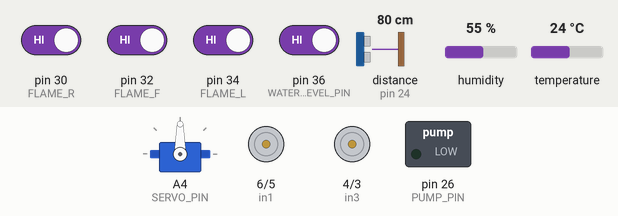
Bench run of a sketch on a simulated Arduino Mega 2560, built with avr-gcc and run on an emulated ATmega2560. On the bench: servo, motor-driver pin pairs drawn as motors (green arrow = first pin HIGH = forward, orange = second pin HIGH = backward, longer = more drive, scaled by the enable pin), switched loads named in the sketch (green lamp = pin HIGH). Wiring (inferred from the names in the program): ultrasonic range finder: trigger pin 25; echo pin 24. Inputs (shaded band) come from the test bench; at power-on: pin 30 (FLAME_R), pin 32 (FLAME_F), pin 34 (FLAME_L), pin 36 (WATER_LEVEL_PIN) HIGH, distance to the obstacle (sensor on pin 24) 80 cm, humidity 55 %, temperature 24 °C. The echo pulse lasts 58.3 µs per cm; pins used as bus, display or sensor lines are not drawn; what the sketch prints to the serial monitor is not drawn.

Above: at 5.0 s.
5.1 s: pin 30 (FLAME_R) driven LOW
At 7.1 s:
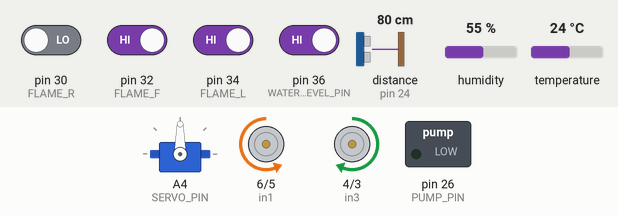
8.7 s: pin 36 (WATER_LEVEL_PIN) driven LOW
At 9.54 s:
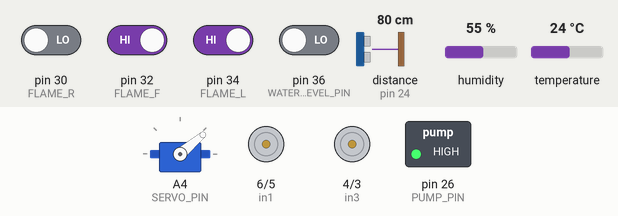
12.2 s: pin 30 (FLAME_R) driven HIGH
At 13.04 s:
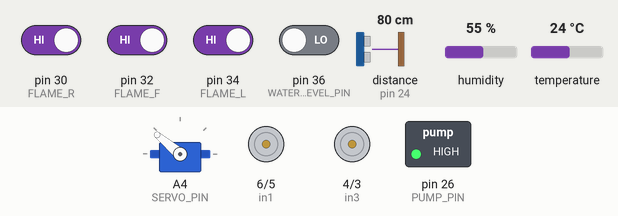
15.7 s: pin 32 (FLAME_F) driven LOW
At 16.7 s:
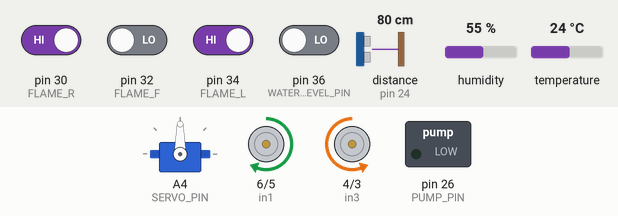
19.2 s: distance to the obstacle (sensor on pin 24) set to 18 cm
22.7 s: distance to the obstacle (sensor on pin 24) set to 15 cm
At 24.48 s:
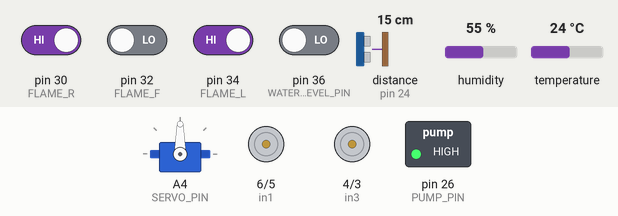
Timing chart, 0 to 27.2 s (numbered marks = the images above; inputs shaded):
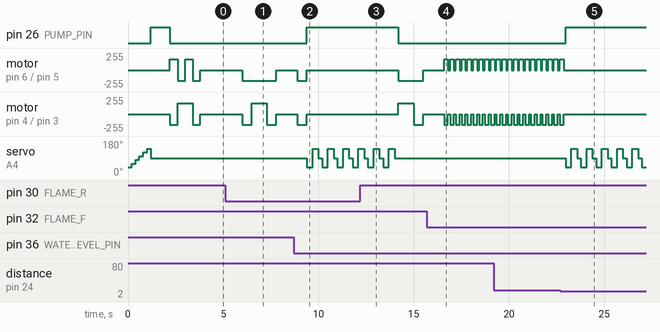

Measured:
- the behaviour switches between 17 and 16 cm on distance to the obstacle (sensor on pin 24) (found by bisection; images 4 and 5)
- after the input at 5.1 s, motor on pin 6 (in1) / pin 5 (in2): stopped → backward 160/255 after 0.89 s, → stopped 1.8 s later; motor on pin 4 (in3) / pin 3 (in4): stopped → backward 160/255 after 0.89 s, → forward 160/255 0.50 s later, → backward 160/255 0.80 s later, → stopped 0.50 s later
- after the input at 8.7 s, pin 26 (PUMP_PIN): LOW → HIGH after 0.69 s; servo on A4 (SERVO_PIN): 90° → 40° after 0.69 s, then repeats every 0.80 s: 140° 0.30 s, 90° 0.20 s, 40° 0.30 s
- after the input at 12.2 s, pin 26 (PUMP_PIN): HIGH → LOW after 2.0 s; motor on pin 6 (in1) / pin 5 (in2): stopped → backward 160/255 after 2.0 s, → stopped 1.3 s later
- after the input at 15.7 s, motor on pin 6 (in1) / pin 5 (in2): alternates forward 160/255 for 0.20 s and stopped for 0.11 s, starting after 0.90 s; motor on pin 4 (in3) / pin 3 (in4): alternates backward 160/255 for 0.20 s and stopped for 0.11 s, starting after 0.90 s
- after the input at 22.7 s, pin 26 (PUMP_PIN): LOW → HIGH after 0.29 s; motor on pin 6 (in1) / pin 5 (in2), motor on pin 4 (in3) / pin 3 (in4): goes on until 22.9 s, then stays stopped; servo on A4 (SERVO_PIN): 90° → 40° after 0.29 s, then repeats every 0.80 s: 140° 0.30 s, 90° 0.20 s, 40° 0.30 s

The sketch:

Final_Code_Arduino.ino
```cpp
#include <Servo.h>
#include <DHT.h>

// ================= PIN DEFINITIONS =================
// Flame Sensors
#define FLAME_R 30
#define FLAME_F 32
#define FLAME_L 34

// Motors - L298N
#define enA 10
#define enB 9
#define in1 6
#define in2 5
#define in3 4
#define in4 3

// Water Pump
#define PUMP_PIN 26

// Servo
#define SERVO_PIN A4
#define SERVO_CENTER 90

// Water Level
#define WATER_LEVEL_PIN 36

// Ultrasonic
#define TRIG_PIN 25
#define ECHO_PIN 24
#define SAFE_DISTANCE 15

// DHT Sensor
#define DHTPIN 28
#define DHTTYPE DHT11

// Motor Speed & Timing
#define MOTOR_SPEED 160

// ================ GLOBAL OBJECTS ===================
DHT dht(DHTPIN, DHTTYPE);
Servo fireServo;

float temperature = 0.0;
float humidity = 0.0;

// ================= SETUP ===========================
void setup() {
  Serial.begin(9600);
  Serial1.begin(115200);

  dht.begin();
  fireServo.attach(SERVO_PIN);
  fireServo.write(SERVO_CENTER);

  pinMode(in1, OUTPUT); pinMode(in2, OUTPUT);
  pinMode(in3, OUTPUT); pinMode(in4, OUTPUT);
  pinMode(enA, OUTPUT); pinMode(enB, OUTPUT);

  pinMode(FLAME_R, INPUT_PULLUP);
  pinMode(FLAME_F, INPUT_PULLUP);
  pinMode(FLAME_L, INPUT_PULLUP);

  pinMode(PUMP_PIN, OUTPUT);
  pinMode(WATER_LEVEL_PIN, INPUT_PULLUP);

  pinMode(TRIG_PIN, OUTPUT);
  pinMode(ECHO_PIN, INPUT);

  testActuators();
  Serial.println("✅ Fire Robot READY");
}

// ================= MOVEMENT ========================
void forward() {
  digitalWrite(in1, HIGH); digitalWrite(in2, LOW);
  digitalWrite(in3, LOW);  digitalWrite(in4, HIGH);
  analogWrite(enA, MOTOR_SPEED);
  analogWrite(enB, MOTOR_SPEED);
}

void backward() {
  digitalWrite(in1, LOW); digitalWrite(in2, HIGH);
  digitalWrite(in3, HIGH); digitalWrite(in4, LOW);
  analogWrite(enA, MOTOR_SPEED);
  analogWrite(enB, MOTOR_SPEED);
}

void turnRight() {
  digitalWrite(in1, LOW);  digitalWrite(in2, HIGH);
  digitalWrite(in3, LOW);  digitalWrite(in4, HIGH);
  analogWrite(enA, MOTOR_SPEED);
  analogWrite(enB, MOTOR_SPEED);
}

void turnLeft() {
  digitalWrite(in1, HIGH); digitalWrite(in2, LOW);
  digitalWrite(in3, HIGH); digitalWrite(in4, LOW);
  analogWrite(enA, MOTOR_SPEED);
  analogWrite(enB, MOTOR_SPEED);
}

void stopMotors() {
  digitalWrite(in1, LOW); digitalWrite(in2, LOW);
  digitalWrite(in3, LOW); digitalWrite(in4, LOW);
}

// =============== ULTRASONIC =======================
long readDistanceCM() {
  digitalWrite(TRIG_PIN, LOW);
  delayMicroseconds(2);
  digitalWrite(TRIG_PIN, HIGH);
  delayMicroseconds(10);
  digitalWrite(TRIG_PIN, LOW);
  long duration = pulseIn(ECHO_PIN, HIGH);
  return duration * 0.034 / 2;
}

// ================ FIRE ============================
bool isFireDetected() {
  bool right = !digitalRead(FLAME_R);
  bool front = !digitalRead(FLAME_F);
  bool left = !digitalRead(FLAME_L);
  return right || front || left;
}

void extinguishSmart() {
  if (digitalRead(WATER_LEVEL_PIN) == HIGH) {
    Serial.println("🚫 No water to spray!");
    return;
  }

  Serial.println("🔥 Smart SPRAYING FIRE until gone...");
  digitalWrite(PUMP_PIN, HIGH);

  int fireGoneCount = 0;
  int sweepCount = 0;
  int maxSweeps = 20;

  while (sweepCount < maxSweeps) {
    fireServo.write(40); delay(300);
    fireServo.write(140); delay(300);
    fireServo.write(SERVO_CENTER); delay(200);

    if (!isFireDetected()) {
      fireGoneCount++;
      Serial.println("🟩 No Fire (" + String(fireGoneCount) + "x)");
    } else {
      fireGoneCount = 0;
      Serial.println("🟥 Fire Still Present!");
    }

    if (fireGoneCount >= 3) {
      Serial.println("✅ Fire is OUT!");
      break;
    }

    sweepCount++;
  }

  digitalWrite(PUMP_PIN, LOW);
  fireServo.write(SERVO_CENTER);
}

void approachFire() {
  Serial.println("👣 Approaching fire...");
  long dist = readDistanceCM();
  while (dist > SAFE_DISTANCE && isFireDetected()) {
    forward(); delay(200);
    stopMotors(); delay(100);
    dist = readDistanceCM();
    Serial.print("📏 Distance: "); Serial.println(dist);
  }
  stopMotors();
  Serial.println("📍 At safe spot.");
}

void retreat() {
  Serial.println("↩ Retreating...");
  backward(); delay(800);
  turnRight(); delay(500);
  stopMotors();
}

// ================ TEST ACTUATORS ==================
void testActuators() {
  Serial.println("🧪 Testing...");

  for (int i = 40; i <= 140; i += 20) {
    fireServo.write(i);
    delay(200);
  }
  fireServo.write(SERVO_CENTER);

  digitalWrite(PUMP_PIN, HIGH);
  delay(1000);
  digitalWrite(PUMP_PIN, LOW);

  forward(); delay(400);
  backward(); delay(400);
  turnLeft(); delay(400);
  turnRight(); delay(400);
  stopMotors();
}

// =================== LOOP =========================
void loop() {
  bool rightFire = !digitalRead(FLAME_R);
  bool frontFire = !digitalRead(FLAME_F);
  bool leftFire = !digitalRead(FLAME_L);

  humidity = dht.readHumidity();
  temperature = dht.readTemperature();

  if (isnan(humidity) || isnan(temperature)) {
    Serial.println("❌ DHT read failed!");
    return;
  }

  // 🔥 If fire is detected, act!
  if (isFireDetected()) {
    if (frontFire) {
      approachFire();
      extinguishSmart();
      retreat();
    } else if (rightFire) {
      turnRight(); delay(500); stopMotors();
      extinguishSmart();
      retreat();
    } else if (leftFire) {
      turnLeft(); delay(500); stopMotors();
      extinguishSmart();
      retreat();
    }
  }

  // 📤 Send data to NodeMCU
  bool waterDetected = digitalRead(WATER_LEVEL_PIN) == LOW;
  String waterStatus = waterDetected ? "Water Detected" : "No Water";
  String fireStatus = isFireDetected() ? "FIRE DETECTED" : "No Fire";

  long dist = readDistanceCM();

  String data = "{";
  data += "\"temperature\":" + String(temperature, 1) + ",";
  data += "\"humidity\":" + String(humidity, 1) + ",";
  data += "\"fire_status\":\"" + fireStatus + "\",";
  data += "\"water_status\":\"" + waterStatus + "\",";
  data += "\"distance\":" + String(dist);
  data += "}";

  Serial1.println(data);
  Serial.println("📤 Sent to NodeMCU: " + data);

  delay(1000);
}
```
